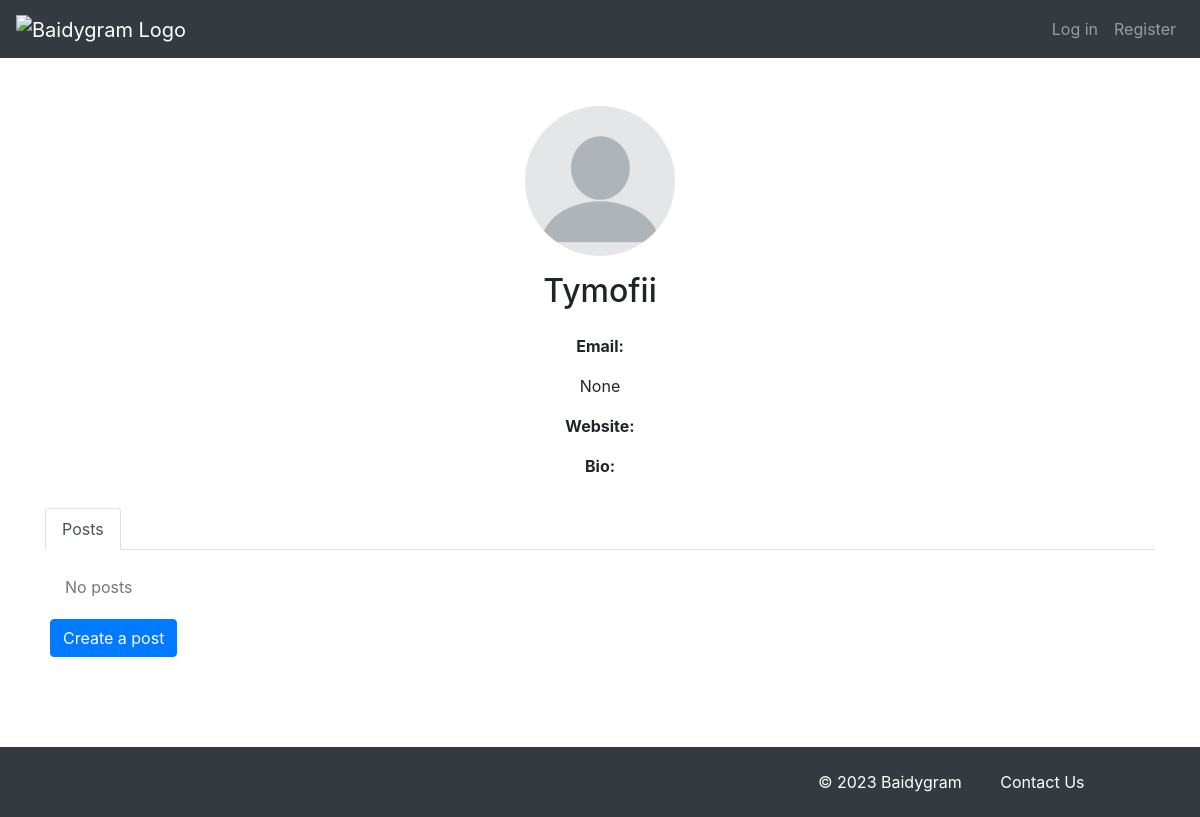
Page /Tymofii/ on the earlier database version.
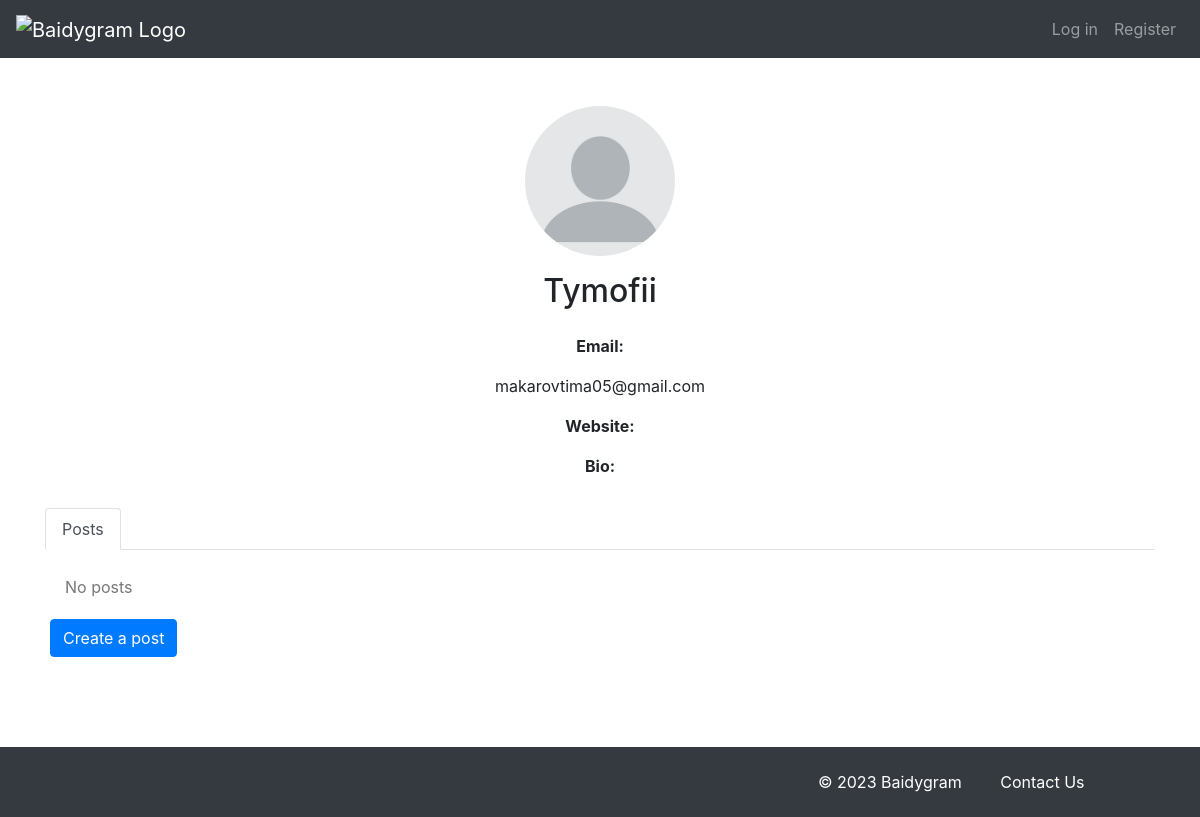
Same page on the later database version.
### blog/models.py (models this page shows)
class BlogUser(models.Model):
    user = models.OneToOneField(settings.AUTH_USER_MODEL, on_delete=models.CASCADE, null=True, blank=True)
    email = models.EmailField(unique=True, null=True, blank=True)
    bio = models.TextField(blank=True)
    avatar = models.ImageField(upload_to='avatars/', default='avatars/default_avatar/blank-profile-picture.png')
    website = models.URLField(blank=True)

### blog/views.py (the view)
# urls.py: path("<str:username>/", UserProfile.as_view(), name="profile"),
class UserProfile(generic.DetailView):
    model = BlogUser
    template_name = "registration/profile.html"
    slug_field = 'user__username'
    slug_url_kwarg = 'username'
    paginate_by = 12
    def get_object(self, queryset=None):
        username = self.kwargs.get(self.slug_url_kwarg)
        user = get_object_or_404(BlogUser, user__username=username)
        return user
    def get_context_data(self, **kwargs):
        context = super().get_context_data(**kwargs)
        user = self.get_object()
        posts = BlogPost.objects.select_related('author__bloguser').filter(is_published=True, author=user.user).\
            order_by('-created_at')
        drafts = BlogPost.objects.select_related('author__bloguser').filter(is_published=False, author=user.user).\
            order_by('-created_at')
        context['posts'] = posts
        context['drafts'] = drafts
        return context

### templates/registration/profile.html (shortened to what this page needs)
{% extends 'base.html' %}
{% load static %}
{% block content %}
<link rel="stylesheet" href="{% static 'css/registration/profile.css' %}">
<div class="text-center">
  <div class="profile-avatar">
    <img src="{{ object.avatar.url }}" alt="{{ object.user.username }}'s avatar" class="avatar-circle">
  </div>
  <h2 class="mt-3 mb-4">{{ object.user.username }}</h2>
  <p class="font-weight-bold">Email:</p>
  <p>{{ object.email }}</p>
  <p class="font-weight-bold">Website:</p>
  <p class="font-weight-bold">Bio:</p>
</div>
<ul class="nav nav-tabs" id="myTabs" role="tablist">
  <li class="nav-item">
    <a class="nav-link active" id="posts-tab" data-toggle="tab" href="#posts" role="tab" aria-controls="posts" aria-selected="true">Posts</a>
  </li>
</ul>
<div class="tab-content" id="myTabContent">
  <div class="tab-pane fade show active" id="posts" role="tabpanel" aria-labelledby="posts-tab">
    <div class="row">
      {% for post in posts %}
      <div class="col-lg-4 col-md-6 col-sm-12">
        <a href="{% url 'blogpost_detail' username=post.author.username pk=post.id %}">
          <img src="{{ post.image.url }}" alt="{{ post.title }}" class="img-fluid">
          <p class="mt-2 post-title">{{ post.title }}</p>
          <p class="mt-1 post-description">{{ post.short_description }}</p>
        </a>
      </div>
      {% empty %}
      <div class="col-12">
        <p>No posts</p>
      </div>
      <a href="{% url 'create_post' %}" class="btn btn-primary mt-1">Create a post</a>
      {% endfor %}
    </div>
  </div>
</div>
{% endblock %}

### templates/base.html (shortened to what this page needs)
{% load static %}
<!DOCTYPE html>
<html lang="en">
<head>
    <link rel="stylesheet" href="https://maxcdn.bootstrapcdn.com/bootstrap/4.5.2/css/bootstrap.min.css">
    <link rel="stylesheet" href="{% static 'css/base.css' %}">
</head>
<body>
    <nav class="navbar navbar-expand-lg navbar-dark bg-dark">
        <a class="navbar-brand" href="{% url 'home' %}">
            <img src="{% static 'logo.svg' %}" alt="Baidygram Logo">
        </a>
        <div class="collapse navbar-collapse" id="navbarNav">
            <ul class="navbar-nav ml-auto">
                {% if user.is_authenticated %}
                    <li class="nav-item">
                        <a class="nav-link" href="{% url 'create_post' %}">Create Post</a>
                    </li>
                    <li class="nav-item">
                        <a class="nav-link" href="{% url 'profile' username=request.user.username %}">{{ request.user.username }}</a>
                    </li>
                    <li class="nav-item">
                        <a class="nav-link" href="{% url 'logout' %}">Log out</a>
                    </li>
                {% else %}
                    <li class="nav-item">
                        <a class="nav-link" href="{% url 'login' %}">Log in</a>
                    </li>
                    <li class="nav-item">
                        <a class="nav-link" href="{% url 'register' %}">Register</a>
                    </li>
                {% endif %}
            </ul>
        </div>
    </nav>
    <div class="container mt-5">
        {% block content %}
        {% endblock %}
    </div>
    <footer class="bg-dark text-white py-3">
        <div>
            <div class="row">
                <div class="col-md-11">
                    <ul class="list-inline text-right mb-0">
                        <li class="list-inline-item">
                            <button type="button" class="btn btn-link" style="text-decoration:none; cursor: default;">© 2023 Baidygram</button>
                        </li>
                        <li class="list-inline-item">
                            <button type="button" class="btn btn-link js-contact" data-url="{% url 'contact_us' %}">Contact Us</button>
                        </li>
                    </ul>
                </div>
            </div>
        </div>
    </footer>
</body>
</html>

### static/css/base.css (style rules this page uses)
.navbar-brand img { width: 70px; height: auto; }
footer { position: relative; bottom: 0; width: 100%; height: 70px; background-color: #343a40; color: white; text-align: right; margin: 70px 0px 0px; }
.btn-link { color: white; }

### static/css/registration/profile.css (style rules this page uses)
.profile-avatar img { width: 150px; height: 150px; object-fit: cover; border-radius: 50%; }
.nav-tabs { margin-top: 30px; }
.tab-content .tab-pane { padding: 20px; }
.tab-content .tab-pane p { margin-top: 5px; color: #777; }

Differences in the rows shown:
changed BlogUser "Tymofii": email "None" → "makarovtima05@gmail.com"
